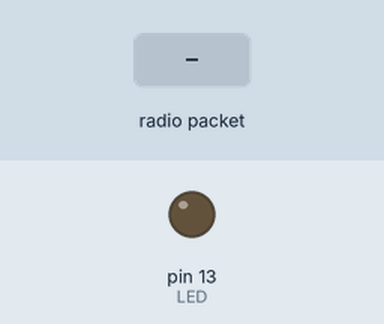
A sketch run on a simulated Arduino Uno, built with avr-gcc and run on an emulated ATmega328P. Shown: output pins drawn as LEDs (lit = HIGH). The inputs (shaded band) are chosen by the test bench. No radio packets arrive unless stated; pins used as bus, display or sensor lines are not drawn; what the sketch prints to the serial monitor is not drawn.

Above: at 1.3 s.
1.4 s: radio packet "1" arrives
Timing chart, 0 to 4.4 s (numbered marks = the images above; inputs shaded):
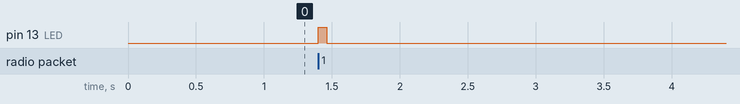

The sketch:

ReceiverTest1.ino
```cpp
// Arduino9x_RX
// -*- mode: C++ -*-
// Example sketch showing how to create a simple messaging client (receiver)
// with the RH_RF95 class. RH_RF95 class does not provide for addressing or
// reliability, so you should only use RH_RF95 if you do not need the higher
// level messaging abilities.
// It is designed to work with the other example Arduino9x_TX

#include <SPI.h>
#include <RH_RF95.h>

#define RFM95_CS 10
#define RFM95_RST 3
#define RFM95_INT 2

// Change to 434.0 or other frequency, must match RX's freq!
#define RF95_FREQ 868.0


// Singleton instance of the radio driver
RH_RF95 rf95(RFM95_CS, RFM95_INT);

// Blinky on receipt
#define LED 13

void setup()
{
  pinMode(LED, OUTPUT);
  pinMode(RFM95_RST, OUTPUT);
  digitalWrite(RFM95_RST, HIGH);

  while (!Serial);
  Serial.begin(9600);
  delay(100);

//  Serial.println("Arduino LoRa RX Test!");

  // manual reset
  digitalWrite(RFM95_RST, LOW);
  delay(10);
  digitalWrite(RFM95_RST, HIGH);
  delay(10);

  while (!rf95.init()) {
//    Serial.println("LoRa radio init failed");
    while (1);
  }
//  Serial.println("LoRa radio init OK!");

  // Defaults after init are 434.0MHz, modulation GFSK_Rb250Fd250, +13dbM
  if (!rf95.setFrequency(RF95_FREQ)) {
    Serial.println("setFrequency failed");
    while (1);
  }
//  Serial.print("Set Freq to: "); Serial.println(RF95_FREQ);

  // Defaults after init are 434.0MHz, 13dBm, Bw = 125 kHz, Cr = 4/5, Sf = 128chips/symbol, CRC on

  // The default transmitter power is 13dBm, using PA_BOOST.
  // If you are using RFM95/96/97/98 modules which uses the PA_BOOST transmitter pin, then
  // you can set transmitter powers from 5 to 23 dBm:
  rf95.setTxPower(13, false);
}


void loop()
{
  if (rf95.available())
  {
    // Should be a message for us now
    uint8_t buf[RH_RF95_MAX_MESSAGE_LEN];
    uint8_t len = sizeof(buf);

    if (rf95.recv(buf, &len))
    {
      digitalWrite(LED, HIGH);
//      RH_RF95::printBuffer("Received: ", buf, len);
      Serial.print("Temp: ");
      //uint8PosToFloat(uint8_t* input, int usedSize, int startPos, int decimals)
      Serial.print(uint8PosToFloat(buf, 2, 0, 2));

      Serial.print("*C Humidity: ");
      Serial.print(uint8PosToFloat(buf, 2, 2, 2));
      Serial.print("% Pressure: ");
      Serial.print(uint8PosToLongInt(buf, 3, 4));
      Serial.print("Pa Time: ");
      Serial.print(uint8PosToLongInt(buf, 3, 7));
      Serial.println("  DDHHMM");

      //Serial.println((char*)buf);
//       Serial.print("RSSI: ");
//      Serial.println(rf95.lastRssi(), DEC);

      // Send a reply
      uint8_t data[] = "And hello back to you";
      rf95.send(data, sizeof(data));
      rf95.waitPacketSent();
//      Serial.println("Sent a reply");
      digitalWrite(LED, LOW);
    }
    else
    {
//      Serial.println("Receive failed");
    }
  }
}

long int toPowerOf(int input, int power){
//  if (power == 0){
//    return 1;
//  }
//  else{
    long int temp = 1;
    for (int i = 0; i < power; i++){
      temp *= input;
    }
    return temp;
//  }
}
float uint8PosToFloat(uint8_t* input, int usedSize, int startPos, int decimals){
  long int _temp = 0;
  for (int i = startPos; i< startPos + usedSize; i++){
    _temp += (long int)input[i] * toPowerOf(256, i-startPos);
  }
  return (float)_temp/toPowerOf(10, decimals);
}
long int uint8PosToLongInt(uint8_t* input, int usedSize, int startPos){
  long int _temp = 0;
  for (int i = startPos; i< startPos + usedSize; i++){
    _temp += (long int)input[i] * toPowerOf(256, i-startPos);
  }
  return _temp;
}
```

Measured:
- after the input at 1.4 s, pin 13 (LED): LOW → HIGH at once, → LOW 0.06 s later
